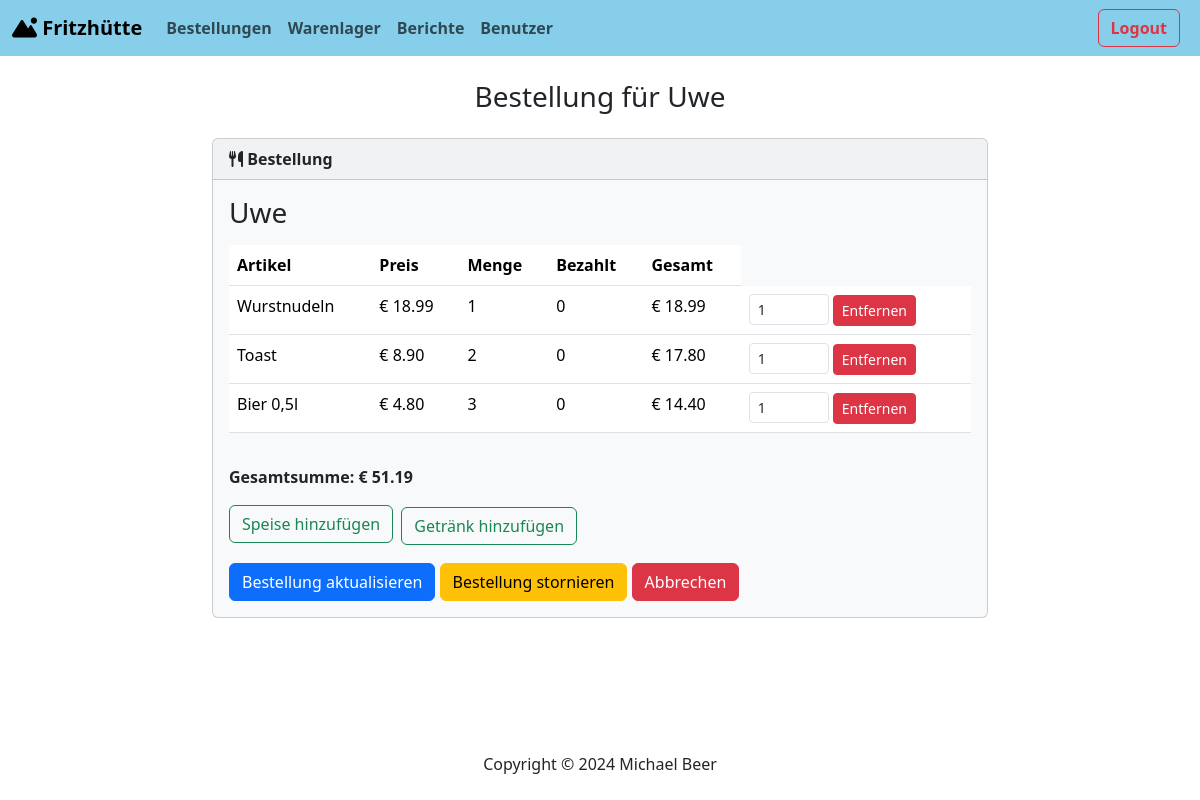
Page /orders/order/58/edit/ (signed in) on the committed database.
### orders/models.py (models this page shows, shortened)
class Order(models.Model):
    table = models.ForeignKey(OrderTable, on_delete=models.CASCADE, null=True, blank=True)
    customer = models.ForeignKey(Customer, on_delete=models.CASCADE, null=True, blank=True)
    items = models.ManyToManyField('OrderItem')
    total_price = models.DecimalField(max_digits=10, decimal_places=2, default=0)
    tip = models.DecimalField(max_digits=10, decimal_places=2, default=0)
    created_at = models.DateTimeField(auto_now_add=True)
    paid = models.BooleanField(default=False)
    canceled = models.BooleanField(default=False)
    class Meta:
        permissions = [
            ("can_cancel_order", "Can cancel order"),
        ]

class Customer(models.Model):
    name = models.CharField(max_length=255)

class OrderItem(models.Model):
    food = models.ForeignKey(Food, on_delete=models.CASCADE, null=True, blank=True)
    beverage = models.ForeignKey(Beverage, on_delete=models.CASCADE, null=True, blank=True)
    quantity = models.IntegerField(default=1)
    price = models.DecimalField(max_digits=5, decimal_places=2)
    paid = models.BooleanField(default=False)
    paid_quantity = models.IntegerField(default=0)

### warehouse/models.py (models this page shows, shortened)
class Item(models.Model):
    name = models.CharField(max_length=100)
    price = models.DecimalField(max_digits=5, decimal_places=2)
    quantity = models.IntegerField()
    category = models.CharField(max_length=100, default='Food')
    is_active = models.BooleanField(default=True)
    class Meta:
        abstract = True

class Food(Item):
    class Meta:
        verbose_name_plural = 'Food'

class Beverage(Item):
    class Meta:
        verbose_name_plural = 'Beverages'

### orders/views.py (the view)
# urls.py: path('order/<int:order_id>/edit/', views.edit_order, name='edit_order'),
@login_required
@permission_required('orders.change_order')
def edit_order(request, order_id):
    order = Order.objects.get(id=order_id)
    order_items = OrderItem.objects.filter(order=order)
    foods = Food.objects.all()
    beverages = Beverage.objects.all()
    for item in order_items:
        item.total_price = item.price * item.quantity
    return render(request, 'orders/edit_order.html', {'order': order, 'order_items': order_items,'foods':foods, 'beverages':beverages})

### orders/templates/orders/edit_order.html (shortened to what this page needs)
{% extends "base.html" %}
{% load custom_tags %}
{% block body %}
<h3 class="text-center m-4">
    Bestellung für
    {% if order.table %}
        {{ order.table }}
    {% elif order.customer %}
        {{ order.customer.name }}
    {% endif %}
</h3>
<div class="row justify-content-center">
    <div class="col-md-8">
        <div class="card bg-light mb-3">
            <div class="card-header">
                <i class="fa-solid fa-utensils"></i><strong> Bestellung</strong>
            </div>
            <div class="card-body">
                <form action="{% url 'complete_order' order.id %}" method="POST">
                    <div class="mb-3">
                        <h3 class="mb-3">
                            {% if order.table %}
                                {{ order.table }}
                            {% elif order.customer %}
                                {{ order.customer.name }}
                            {% endif %}
                        </h3>
                        {% if order_items %}
                        <div class="table-responsive">
                            <table class="table table-hover">
                                <thead>
                                    <tr>
                                        <th scope="col">Artikel</th>
                                        <th scope="col">Preis</th>
                                        <th scope="col">Menge</th>
                                        <th scope="col">Bezahlt</th>
                                        <th scope="col">Gesamt</th>
                                    </tr>
                                </thead>
                                <tbody>
                                    {% for item in order_items %}
                                    <tr>
                                        <td>
                                            {% if item.food %}
                                            {{ item.food.name }}
                                            {% elif item.beverage %}
                                            {{ item.beverage.name }}
                                            {% endif %}
                                        </td>
                                        <td>€ {{ item.price }}</td>
                                        <td>{{ item.quantity }}</td>
                                        <td>{{ item.paid_quantity }}</td>
                                        <td>€ {{ item.total_price|floatformat:2 }}</td>
                                        <td>
                                            <form action="{% url 'remove_item_from_order' order.id item.id %}" method="POST" style="display: inline;">
                                                <input type="number" name="remove_quantity" min="1" max="{{ item.quantity }}" value="1" class="form-control form-control-sm" style="width: 80px; display: inline-block;">
                                                <button type="submit" class="btn btn-danger btn-sm">Entfernen</button>
                                            </form>
                                        </td>
                                    </tr>
                                    {% endfor %}
                                </tbody>
                            </table>
                        </div>
                        {% else %}
                        <div class="alert alert-primary">Keine Speisen oder Getränke hinzugefügt</div>
                        {% endif %}
                    </div>
                    <div class="mb-3">
                        <p><strong>Gesamtsumme: € {{ order.total_price }}</strong></p>
                    </div>
                    <div class="mb-3">
                        <button type="button" class="btn btn-outline-success me-1 mb-1" data-bs-toggle="modal"
                            data-bs-target="#addFoodModal">Speise hinzufügen</button>
                        <button type="button" class="btn btn-outline-success" data-bs-toggle="modal"
                            data-bs-target="#addBeverageModal">Getränk hinzufügen</button>
                    </div>
                    <button type="submit" name="complete_order" class="btn btn-primary">Bestellung aktualisieren</button>
                    <a href="{% url 'cancel_order' order.id %}" class="btn btn-warning">Bestellung stornieren</a>
                    <a href="{% url 'order_index' %}" class="btn btn-danger">Abbrechen</a>
                </form>
            </div>
        </div>
    </div>
</div>
{% endblock body %}

### rows in the picture
Order: customer.name "Uwe", total_price "51.19"
OrderItem: food.name "Wurstnudeln", price "18.99", quantity "1", paid_quantity "0", total_price "18.99", remove_quantity "1"
OrderItem: food.name "Toast", price "8.90", quantity "2", paid_quantity "0", total_price "17.80"
OrderItem: beverage.name "Bier 0,5l", price "4.80", quantity "3", paid_quantity "0", total_price "14.40"
